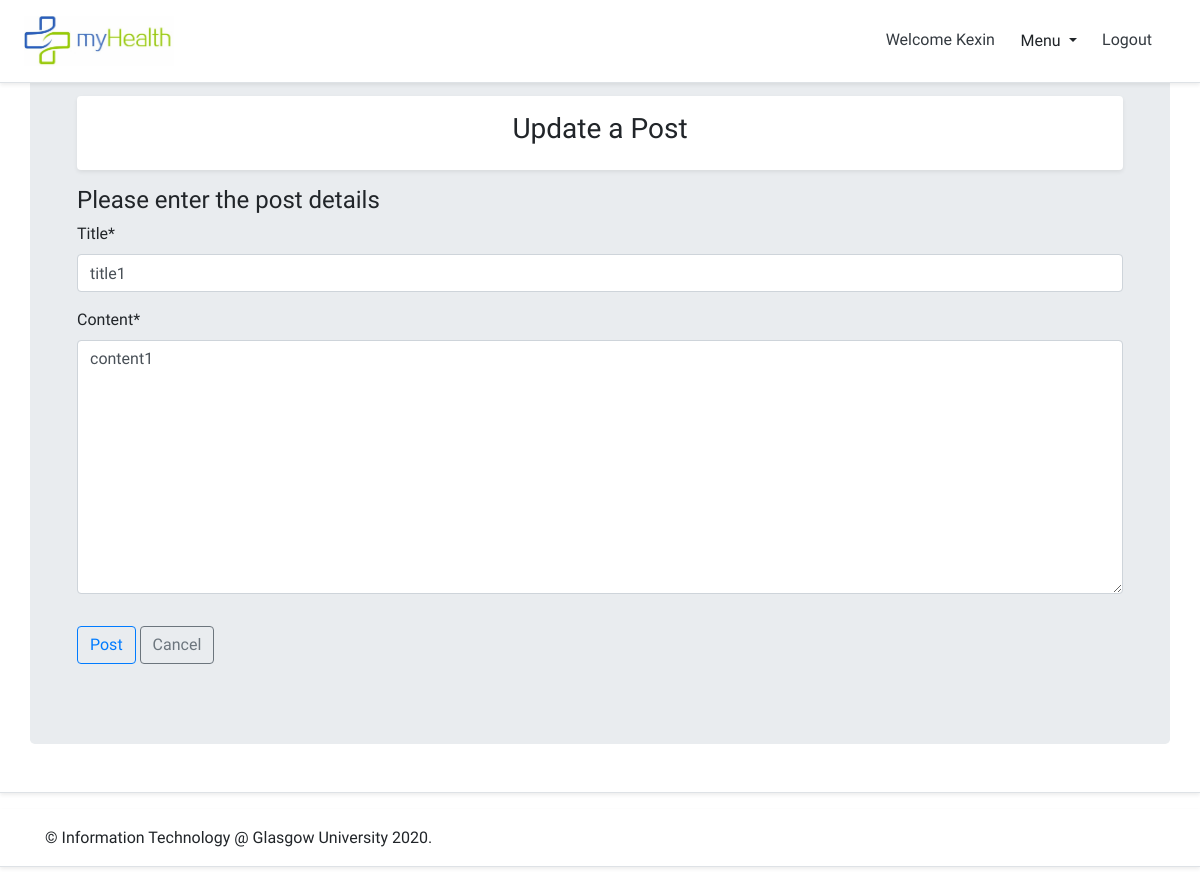
Screenshot of /post/1/update/ (signed in) with the database file from the repository.
### myhealth/models.py (models this page shows, shortened)
class User(AbstractBaseUser, PermissionsMixin):
    email = models.EmailField(max_length=254, unique=True)
    GPNO = models.CharField(max_length=10, default='', unique=True)
    first_name = models.CharField(max_length=30, blank=True)
    last_name = models.CharField(max_length=30, blank=True)
    is_staff = models.BooleanField(default=False)
    is_superuser = models.BooleanField(default=False)
    is_patient = models.BooleanField(default=False)
    is_doctor = models.BooleanField(default=False)
    is_admin = models.BooleanField(default=False)
    is_active = models.BooleanField(default=True)
    last_login = models.DateTimeField(null=True, blank=True)
    date_joined = models.DateTimeField(auto_now_add=True)
    USERNAME_FIELD = 'email'
    EMAIL_FIELD = 'email'
    REQUIRED_FIELDS = ['GPNO','first_name','last_name']
    objects = UserManager()

class Post(models.Model):
    title = models.CharField(max_length=50)
    content = models.TextField()
    timestamp = models.DateTimeField(auto_now_add=True)
    author = models.ForeignKey(get_user_model(), on_delete=models.CASCADE)
    featured = models.BooleanField(default=False)

### myhealth/views.py (the view, shortened to what this page needs)
# urls.py: path('post/<int:id>/update/', views.post_update, name='post_update'),
def post_update(request,id):
    title ='Update'
    post = get_object_or_404(Post, id=id)
    post_form = PostForm(request.POST or None, instance=post)
    context ={
        'title':title,
        'post_form':post_form
    }
    return render(request, "myhealth/createPost.html", context)

### myhealth/forms.py
class PostForm(forms.ModelForm):
    content = forms.CharField(max_length=500, widget=forms.Textarea())
    class Meta:
        model = Post
        fields = ("title","content",)

### templates/myhealth/createPost.html (shortened to what this page needs)
{% extends "myhealth/base.html" %}
{% load crispy_forms_tags %}
{% block content %}
    <div class="my-3 p-3 bg-white rounded shadow-sm">
        <section class="text-center">
            <h3>{{ title }} a Post</h3>
        </section>
    </div>
    <div class="content-section">
      <h4>Please enter the post details</h4>
        <form id="create_post_form" method="POST" action="{% url 'post_create' %}" enctype = "multipart/form-data">
            <fieldset class="form-group">
                {{ post_form|crispy }}
            </fieldset>
            <div class="form-group">
                <button class="btn btn-outline-primary" type="submit">Post</button>
                <a class="btn btn-outline-secondary" href="{% url 'forum' %}">Cancel</a>
            </div>
        </form>
    </div>
{% endblock content %}

### templates/myhealth/base.html (shortened to what this page needs)
<!DOCTYPE html>
{% load staticfiles %}
<html>
    <head>
        <link rel="stylesheet" href="https://stackpath.bootstrapcdn.com/bootstrap/4.5.0/css/bootstrap.min.css">
        <link rel="stylesheet" href="{% static 'css/base.css' %}" />
        <link rel="stylesheet" href="{% static 'css/profile.css' %}">
        <link rel="stylesheet" type="text/css" href="{% static 'date/jquery.timepicker.css' %}" />
        <link rel="stylesheet" type="text/css" href="{% static 'date/bootstrap-datepicker.css' %}"/>
    </head>
    <body>
        <header class="site-header">
            <div
                class="fixed-top d-flex flex-column flex-md-row align-items-center p-3 px-md-4 mb-3 bg-white border-bottom shadow-sm">
                <h5 class="my-0 mr-md-auto font-weight-normal"><img src="{% static 'img/logo/01_logo.jpg' %}" alt="Logo"
                        width="150" height="50" /></h5>
                <nav class="my-2 my-md-0 mr-md-3">
                    {% if user.is_authenticated and user.is_patient %}
                    <div class="dropdown show">
                        <a class="p-2 text-dark" href="{% url 'home' %}">Welcome {{user.first_name}}</a>
                        <a class="btn btn-white dropdown-toggle" href="#" role="button" id="dropdownMenuLink"
                            data-toggle="dropdown" aria-haspopup="true" aria-expanded="false">
                            Menu
                        </a>
                        <div class="dropdown-menu" aria-labelledby="dropdownMenuLink">
                            <a class="dropdown-item" href="{% url 'patient_profile' %}">Edit Profile</a>
                            <a class="dropdown-item" href="{% url 'record_list' %}">Record History</a>
                            <a class="dropdown-item" href="{% url 'doctor_list' %}">Make an appointment</a>
                            <a class="dropdown-item" href="{% url 'patient_appointment' %}">My appointments</a>
                            <a class="dropdown-item" href="{% url 'forum' %}">Forum</a>
                        </div>
                        <a class="p-2 text-dark" href="{% url 'logout' %}">Logout</a>
                    </div>
                    {% elif user.is_authenticated and user.is_doctor %}
                    <div class="dropdown show">
                        <a class="p-2 text-dark" href="{% url 'home' %}">Welcome {{user.first_name}}</a>
                        <a class="btn btn-white dropdown-toggle" href="#" role="button" id="dropdownMenuLink"
                            data-toggle="dropdown" aria-haspopup="true" aria-expanded="false">
                            Menu
                        </a>
                        <a class="p-2 text-dark" href="{% url 'logout' %}">Logout</a>
                    </div>
                    {% endif %}
                </nav>
            </div>
        </header>
        <div class="d-flex flex-column flex-md-row align-items-center p-3 px-md-4 mb-3 bg-white border-bottom shadow-sm">
            <main role="main" class="container jumbotron">
                <div class="container">
                    {% block content %}{% endblock %}
                </div>
            </main>
        </div>
        <footer id="footer" class="d-flex flex-column flex-md-row align-items-center p-3 px-md-4 mb-3 bg-white border-bottom shadow-sm" >
            <div class="container">
                <span id="footer-main-text" class="align-middle">&copy; Information Technology @ Glasgow University 2020.</span>
            </div>
        </footer>
    </body>
</html>

### static/css/base.css (style rules this page uses)
a:link { text-decoration: none; font-family: 'Baloo Paaji 2', cursive; }
form, input, input[type="hidden" i] { font-family: 'Baloo Paaji 2', cursive !important; }
label { font-family: 'Baloo Paaji 2', cursive !important; }
#footer { font-family: 'Baloo Paaji 2', cursive; }
.h1, .h2, .h3, .h4, .h5, .h6, h1, h2, h3, h4, h5, h6, p, .p { font-family: 'Baloo Paaji 2', cursive; }

### rows the page displays
User: first_name "Kexin"
Post: title "title1", content "content1"

### other values shown
{{ title }} "Update"
